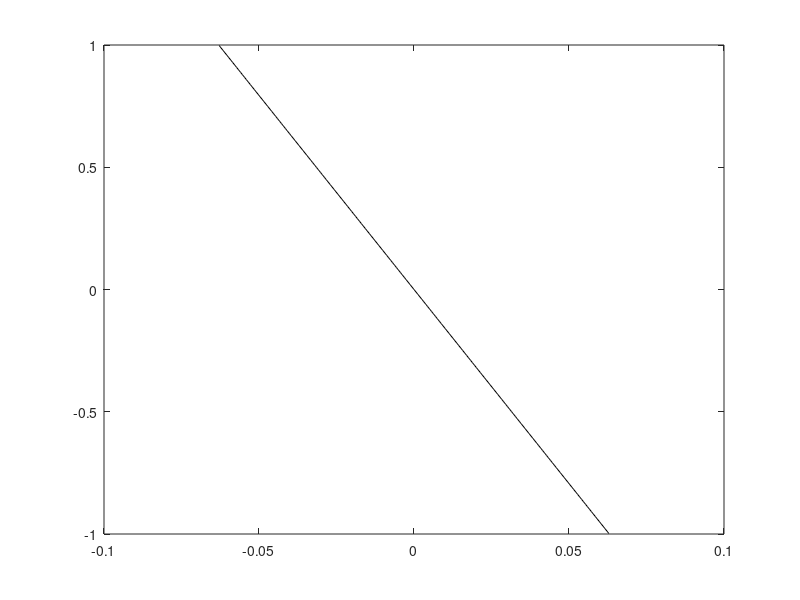

Source code (MATLAB):
function main
    % Globals
    triangle = [1, 0; 0, 2; -1, 0];
    rotate_ship(pi/2,triangle);
end

function rotate_ship(theta, shape)
    for i=0:.01:theta
        R = [cos(i) -sin(i); sin(i) cos(i)];
        for row=1:length(shape)
            shape(row,:) = shape(row,:)*R;
        end
        draw_ship(shape)
    end
end

function draw_ship(shape)
    figure(1)
    
    for i = 1:length(shape)-1
        xlim([-5 5])
        ylim([-1 9])        
        line = get_line(shape(i,:), shape(i+1,:));
        plot(line(1,:), line(2,:), 'k')
    end
    xlim([-5 5])
    ylim([-1 9])
    line = get_line(shape(1,:), shape(end,:));
    plot(line(1,:), line(2,:), 'k')
end

function res = get_line(p1, p2)
    theta = atan2( p2(2) - p1(2), p2(1) - p1(1));
    r = sqrt( (p2(1) - p1(1))^2 + (p2(2) - p1(2))^2);
    line = 0:0.01: r;
    x = p1(1) + line*cos(theta);
    y = p1(2) + line*sin(theta);
    res = [x; y];
end
